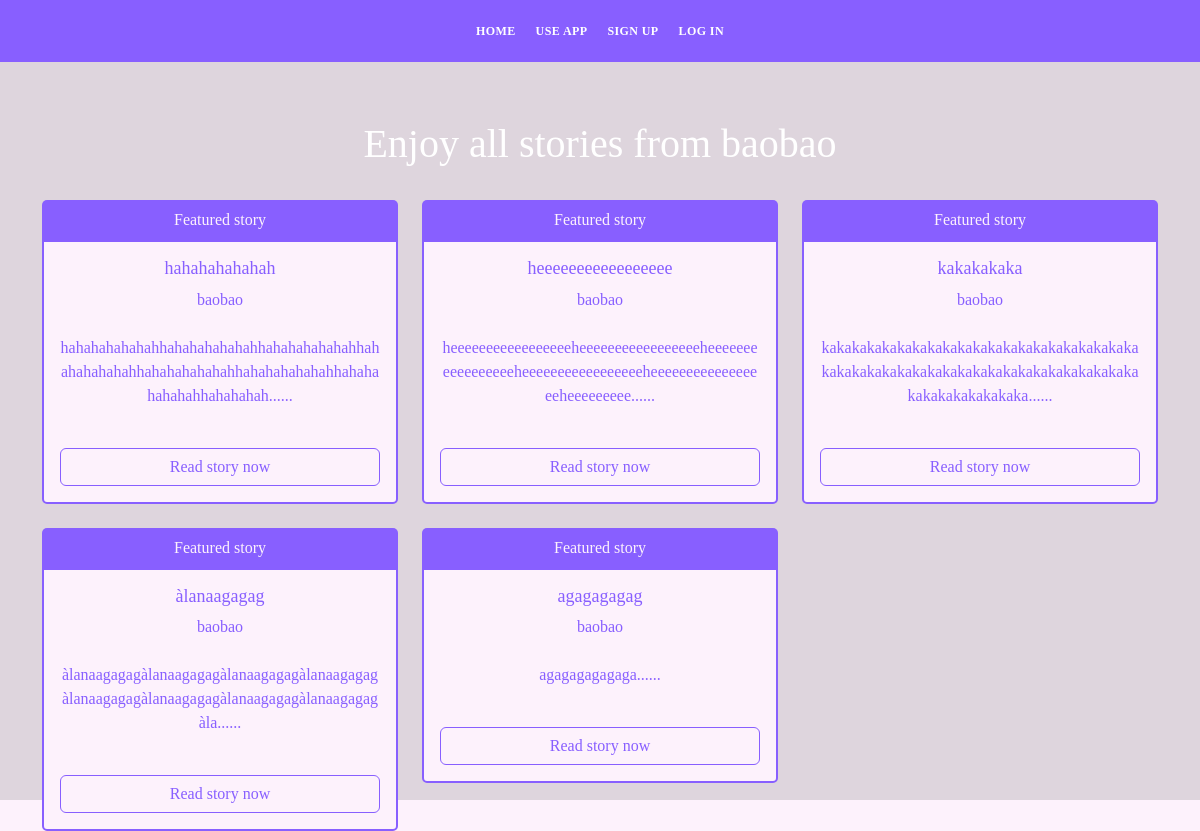
Page /other_user_blogs/1 on the earlier database version.
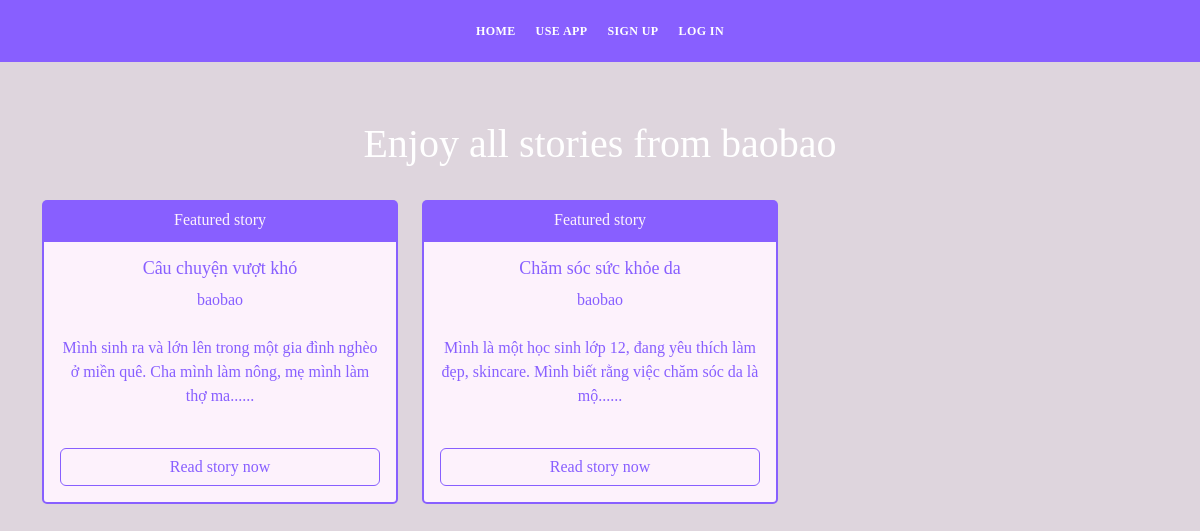
Same page on the later database version.
### app.py (models this page shows, shortened)
class Blogs(db.Model):
    id = db.Column(db.Integer, primary_key=True)
    title = db.Column(db.String(255), nullable=False)
    content = db.Column(db.Text, nullable=False)
    date_posted = db.Column(db.DateTime, default=datetime.utcnow)
    blog_commented = db.relationship('Comments', backref='blog_commented')
    blog_reacted = db.relationship('Reactions', backref='blog_reacted')
    tags = db.relationship('Tags', backref='blog_tags')
    blog_bookmarked = db.relationship('BookMarks', backref='blog_bookmarked')
    blog_category = db.relationship('Categories', backref='blog_category')
    poster_id = db.Column(db.Integer, db.ForeignKey('users.id'))

class Users(db.Model, UserMixin):
    id = db.Column(db.Integer, primary_key=True)
    name = db.Column(db.String(200), nullable=False)
    email =  db.Column(db.String(120), nullable=False, unique=True)
    user_name = db.Column(db.String(120), nullable=False)
    password_hash = db.Column(db.String(200))
    posts = db.relationship('Blogs', backref='poster')
    comments = db.relationship('Comments', backref='commenter')
    reacts = db.relationship('Reactions', backref='reacter')
    bookmarks = db.relationship('BookMarks', backref='bookmarker')
    @property
    def password():
        raise AttributeError('password is not a readable attribute')
    date_added = db.Column(db.DateTime, default=datetime.utcnow)

### app.py (the view)
@app.route("/other_user_blogs/<int:id>", methods=["GET", "POST"])
def other_user_blogs(id):
    user = Users.query.get_or_404(id)
    all_blogs = Blogs.query.order_by(Blogs.date_posted)
    return render_template('other_user_blogs.html', user=user, all_blogs=all_blogs)

### app.py (called while the page is built)
@app.context_processor
def base():
    form = SearchForm()
    return dict(form=form)

### templates/other_user_blogs.html (shortened to what this page needs)
{% include 'navbar.html' %}
<div id="hero" class="hero route bg-image">
    <div class="hero-content display-table">
        <div class="table-cell-2">
            <h1>Enjoy all stories from {{user.user_name}}</h1>
            <div class="container">
                <div class="row">
                    {% for blog in all_blogs %}
                        {% if blog.poster.id == user.id %}
                            <div class="col-4 mt-4">
                                <div class="card">
                                    <div class="card-header card-secondary-color">
                                        Featured story
                                    </div>
                                    <div class="card-body card-primary-color">
                                        <h3 class="card-title">{{blog.title}}</h3>
                                        <a href="{{url_for('other_user_blogs', id=blog.poster.id)}}"><p class="card-text">{{blog.poster.user_name}}</p></a>
                                        <p class="card-text mt-4">{{blog.content[:100]}}......</p>
                                        <br>
                                        <div class="d-grid gap-2">
                                            <a href="{{url_for('blog', id=blog.id)}}" class="btn btn-outline-primary">Read story now</a>
                                        </div>
                                    </div>
                                </div>
                            </div>
                        {% endif %}
                    {% endfor %}
                </div>
            </div>
        </div>
    </div>
</div>

Differences in the rows shown:
removed Blogs: title "hahahahahahah", poster.user_name "baobao", content "hahahahahahahhahahahahahahhahahahahahahhahahahahahahhahahahahahahhahahahahahahhahahahahahahhahahahah"
removed Blogs: title "heeeeeeeeeeeeeeeee", poster.user_name "baobao", content "heeeeeeeeeeeeeeeeeheeeeeeeeeeeeeeeeeheeeeeeeeeeeeeeeeeheeeeeeeeeeeeeeeeeheeeeeeeeeeeeeeeeeheeeeeeeee"
no longer on this page (row edited): Blogs: title "kakakakaka", poster.user_name "baobao", content "kakakakakakakakakakakakakakakakakakakakakakakakakakakakakakakakakakakakakakakakakakakakakakakakakaka"
removed Blogs: title "àlanaagagag", poster.user_name "baobao", content "àlanaagagagàlanaagagagàlanaagagagàlanaagagagàlanaagagagàlanaagagagàlanaagagagàlanaagagagàla"
removed Blogs: title "agagagagag", poster.user_name "baobao", content "agagagagagaga"
added Blogs: title "Câu chuyện vượt khó", poster.user_name "baobao", content "Mình sinh ra và lớn lên trong một gia đình nghèo ở miền quê. Cha mình làm nông, mẹ mình làm thợ ma"
added Blogs: title "Chăm sóc sức khỏe da", poster.user_name "baobao", content "Mình là một học sinh lớp 12, đang yêu thích làm đẹp, skincare. Mình biết rằng việc chăm sóc da là mộ"
